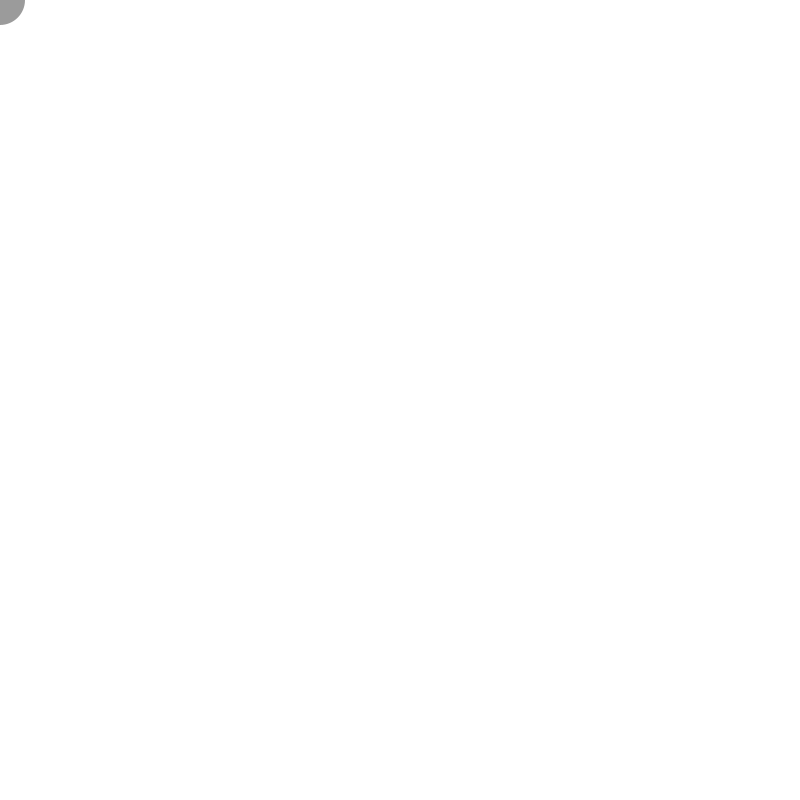
Frame 1 (no input)
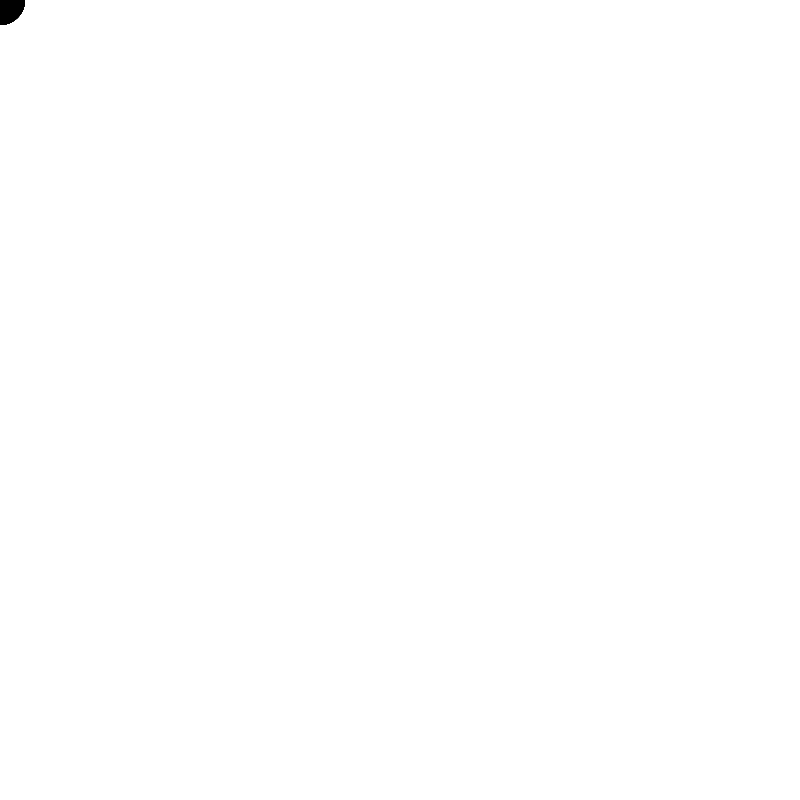
Frame 60 (the mouse pressed at the canvas centre just before this capture)
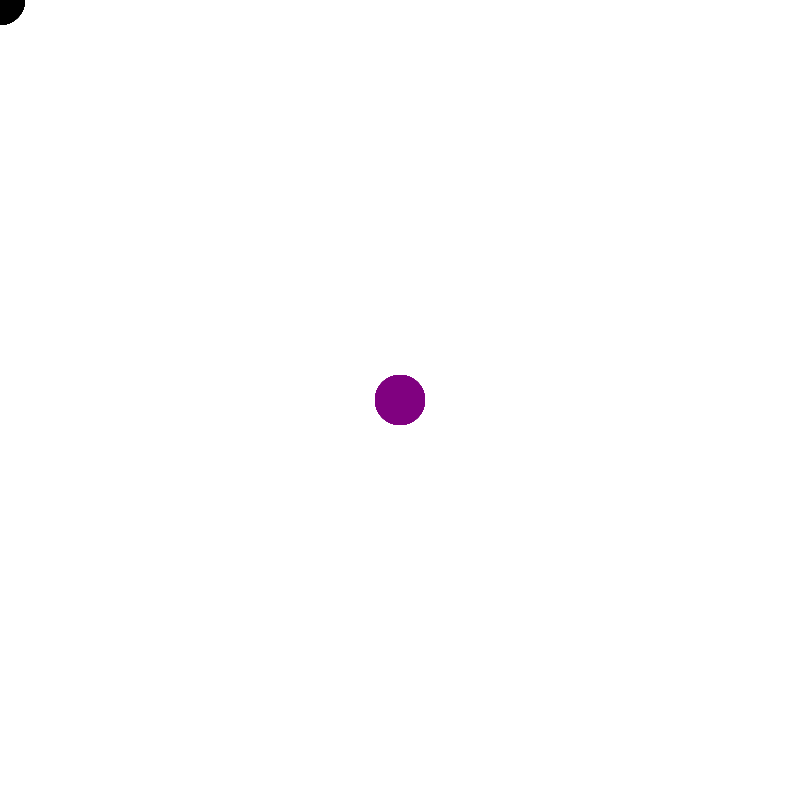
Frame 120 (the mouse held since frame 60 and released just before this capture)

The Processing sketch that drew these frames (run headless with seeded random() and noise(); from frame 60 on, the mouse is pressed at the canvas centre):

// Processing sketch: Splash_Task
// ── Splash_Task.pde

void setup() {
    size(800, 800); // Set canvas size
    background(255); // Set background to white
}

void draw() {
    // Set the fill color based on mouse position
    int redValue = (int) map(mouseX, 0, width, 0, 255); // More red as mouse moves right
    int blueValue = (int) map(mouseY, 0, height, 0, 255); // More blue as mouse moves down
    fill(redValue, 0, blueValue, 100); // Fill with transparency

    noStroke(); // No outline
    ellipse(mouseX, mouseY, 50, 50); // Draw circle at mouse position
}
